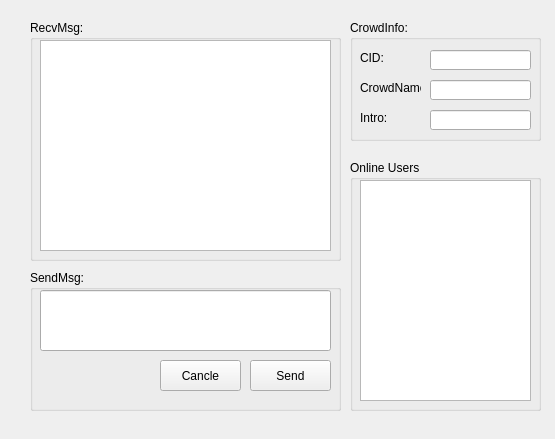
<?xml version="1.0" encoding="UTF-8"?>
<ui version="4.0">
 <class>CrowdChatting</class>
 <widget class="QWidget" name="CrowdChatting">
  <property name="geometry">
   <rect>
    <x>0</x>
    <y>0</y>
    <width>555</width>
    <height>439</height>
   </rect>
  </property>
  <property name="windowTitle">
   <string>Form</string>
  </property>
  <widget class="QGroupBox" name="gb_recvMsg">
   <property name="geometry">
    <rect>
     <x>30</x>
     <y>20</y>
     <width>311</width>
     <height>241</height>
    </rect>
   </property>
   <property name="title">
    <string>RecvMsg:</string>
   </property>
   <widget class="QTextBrowser" name="tb_recvMsg">
    <property name="geometry">
     <rect>
      <x>10</x>
      <y>20</y>
      <width>291</width>
      <height>211</height>
     </rect>
    </property>
   </widget>
  </widget>
  <widget class="QGroupBox" name="gb_sendMsg">
   <property name="geometry">
    <rect>
     <x>30</x>
     <y>270</y>
     <width>311</width>
     <height>141</height>
    </rect>
   </property>
   <property name="title">
    <string>SendMsg:</string>
   </property>
   <widget class="QLineEdit" name="le_sendMsg">
    <property name="geometry">
     <rect>
      <x>10</x>
      <y>20</y>
      <width>291</width>
      <height>61</height>
     </rect>
    </property>
   </widget>
   <widget class="QToolButton" name="tb_cancle">
    <property name="geometry">
     <rect>
      <x>130</x>
      <y>90</y>
      <width>81</width>
      <height>31</height>
     </rect>
    </property>
    <property name="text">
     <string>Cancle</string>
    </property>
   </widget>
   <widget class="QToolButton" name="tb_send">
    <property name="geometry">
     <rect>
      <x>220</x>
      <y>90</y>
      <width>81</width>
      <height>31</height>
     </rect>
    </property>
    <property name="text">
     <string>Send</string>
    </property>
   </widget>
  </widget>
  <widget class="QGroupBox" name="gb_userInfo">
   <property name="geometry">
    <rect>
     <x>350</x>
     <y>20</y>
     <width>191</width>
     <height>121</height>
    </rect>
   </property>
   <property name="title">
    <string>CrowdInfo:</string>
   </property>
   <widget class="QLabel" name="label">
    <property name="geometry">
     <rect>
      <x>10</x>
      <y>30</y>
      <width>61</width>
      <height>16</height>
     </rect>
    </property>
    <property name="text">
     <string>CID:</string>
    </property>
   </widget>
   <widget class="QLineEdit" name="le_cid">
    <property name="geometry">
     <rect>
      <x>80</x>
      <y>30</y>
      <width>101</width>
      <height>20</height>
     </rect>
    </property>
   </widget>
   <widget class="QLineEdit" name="le_crowdname">
    <property name="geometry">
     <rect>
      <x>80</x>
      <y>60</y>
      <width>101</width>
      <height>20</height>
     </rect>
    </property>
   </widget>
   <widget class="QLabel" name="label_2">
    <property name="geometry">
     <rect>
      <x>10</x>
      <y>60</y>
      <width>61</width>
      <height>16</height>
     </rect>
    </property>
    <property name="text">
     <string>CrowdName:</string>
    </property>
   </widget>
   <widget class="QLineEdit" name="le_intro">
    <property name="geometry">
     <rect>
      <x>80</x>
      <y>90</y>
      <width>101</width>
      <height>20</height>
     </rect>
    </property>
   </widget>
   <widget class="QLabel" name="label_3">
    <property name="geometry">
     <rect>
      <x>10</x>
      <y>90</y>
      <width>61</width>
      <height>16</height>
     </rect>
    </property>
    <property name="text">
     <string>Intro:</string>
    </property>
   </widget>
  </widget>
  <widget class="QGroupBox" name="gb_userInfo_2">
   <property name="geometry">
    <rect>
     <x>350</x>
     <y>160</y>
     <width>191</width>
     <height>251</height>
    </rect>
   </property>
   <property name="title">
    <string>Online Users</string>
   </property>
   <widget class="QTextBrowser" name="tb_users">
    <property name="geometry">
     <rect>
      <x>10</x>
      <y>20</y>
      <width>171</width>
      <height>221</height>
     </rect>
    </property>
   </widget>
  </widget>
 </widget>
 <resources/>
 <connections/>
</ui>
